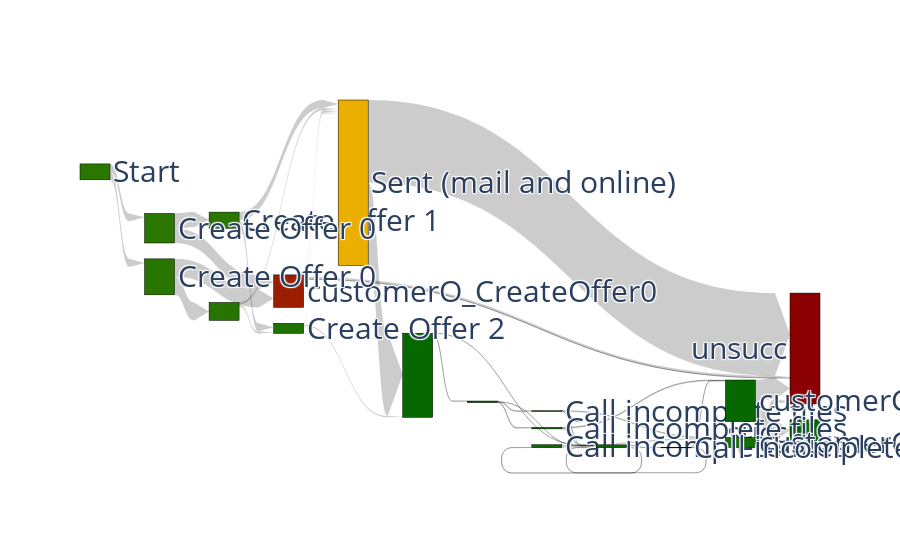

Notebook code cell kept with this figure:
### Code cell
def reduced_sankey_diagram(g, results_file, strategy, lost_users_dict):
      g = copy.deepcopy(g)
      print(strategy.keys())
      g = g.subgraph(strategy.keys()) # consider only nodes seen in strategy
      g = reduce_graph(g, results_file)
      color_map = compute_color_map(g, results_file)

      d = nx.get_node_attributes(g, "contraction")
      reduction_mapping = {}
      for k in d:
            reduction_mapping[k] = flatten(d[k], [])
      print("reduction mapping", reduction_mapping)
                             
      node_list = list(g.nodes())
      print("Node_list", node_list)
      print(len(node_list))
      node_dict = {node_list[i] : i for i in range(len(node_list))}

      print("dict", lost_users_dict)

      edge_list = []
      value_list = []
      for e in [e for e in lost_users_dict if lost_users_dict[e] != 0]:
            if e[0] in node_list:
                  s = e[0]
            else:
                  s = None
                  for h in reduction_mapping:
                        if e[0] in reduction_mapping[h]:
                              s = h
                  assert s
            if e[1] in node_list:
                  t = e[1]
            else:
                  t = None
                  for h in reduction_mapping:
                        if e[1] in reduction_mapping[h]:
                              t = h
                  assert t
            edge_list.append((s,t))
            value_list.append(lost_users_dict[e])

      labels = []

      # build label list with right states
      for s in node_list:
            if s not in reduction_mapping or s in lost_users_dict:
                  label = str(s).split(": ")[1].replace("LONG", "").replace("SHORT", "").replace("W_", "").replace("Callincompletefiles", 'Call incomplete files')
                  labels.append(label)
            elif any(["start" in h for h in reduction_mapping[s]]):
                  labels.append("Start")
            elif any(["q64" in h for h in reduction_mapping[s]]) or "q64" in s:
                  labels.append("Sent (mail and online)")
            elif any(["q23" in h for h in reduction_mapping[s]]) or "q23" in s:
                  labels.append("Create Offer 0")
            elif any(["q13" in h for h in reduction_mapping[s]]) or "q13" in s:
                  labels.append("Create Offer 0")
            elif any(["q42" in h for h in reduction_mapping[s]]) or "q42" in s:
                  labels.append("Create Offer 1")
            elif any(["q32" in h for h in reduction_mapping[s]]) or "q42" in s:
                  labels.append("Create Offer 2")
            elif results_file[s] == 1:
                  labels.append("succ")
            elif results_file[s] == 0:
                  labels.append("unsucc")
            else:
                  # s is in reduction_mapping and not in lost_users_dict
                  labels.append("")
                  #labels.append("C"+str(s).split(": ")[0])

      fig = go.Figure(data=[go.Sankey(
      node = dict(
          pad = 10,
          thickness = 30,
          line = dict(color = "black", width = 0.5),
          label = labels,
          color = [color_map[s] for s in node_list],
          align = "right"
      ),
      link = dict(
          source = [node_dict[e[0]] for e in edge_list],
          target = [node_dict[e[1]] for e in edge_list],
          value = value_list,
          arrowlen=15,
      ))])
      fig.update_layout(
        font=dict(size = 30)
    )
      fig.write_image("out/after_sankey.png")
      fig.show()

reduced_sankey_diagram(g_after, get_probs_file(results_file_after, g_after, printer_after),  transform_strategy(strategy_after, g_after, printer_after), lost_users_dict_after)

### Figure 1 — Plotly figure (JSON) as saved in the notebook; plotly's stock layout.template omitted (floating-point values rounded to 4 significant figures)
{"data": [{"link": {"arrowlen": 15, "source": [11, 11, 13, 13, 0, 0, 0, 14, 14, 12, 12, 16, 16, 9, 9, 10, 10, 6, 6, 17, 17, 7, 18, 18, 8, 8, 7, 7, 5, 5, 3, 3, 2, 2, 15, 15], "target": [12, 13, 14, 0, 10, 4, 4, 16, 10, 6, 0, 9, 10, 7, 17, 4, 9, 16, 10, 18, 8, 17, 17, 5, 17, 15, 3, 2, 1, 4, 17, 5, 15, 17, 1, 4], "value": [5.912, 6.103, 13.58, 13.58, 1.69, 1.619, 0.0704, 1.546, 1.549, 11.34, 10.98, 1.056, 1.055, 0.0783, 0.015, 62.49, 62.5, 6.1, 6.113, 0.2248, 0.2208, 0.0099, 0.1248, 0.1239, 1.114, 1.118, 0.627, 0.6157, 15.72, 15.75, 0.5376, 0.5621, 0.3276, 0.3266, 3.828, 3.824]}, "node": {"align": "right", "color": ["#9b1e00", "#006400", "#106b00", "#086800", "#8b0000", "#086800", "#2a7700", "#086800", "#0c6900", "#086800", "#eaaf00", "#2a7700", "#2a7700", "#287600", "#267500", "#166e00", "#207200", "#086800", "#086800"], "label": ["customerO_CreateOffer0", "succ", "Call incomplete files", "Call incomplete files", "unsucc", "customerCall incomplete files", "Create Offer 1", "", "Call incomplete files", "", "Sent (mail and online)", "Start", "Create Offer 0", "Create Offer 0", "", "customerCall incomplete files", "Create Offer 2", "", "Call incomplete files"], "line": {"color": "black", "width": 0.5}, "pad": 10, "thickness": 30}, "type": "sankey"}], "layout": {"font": {"size": 30}}}
